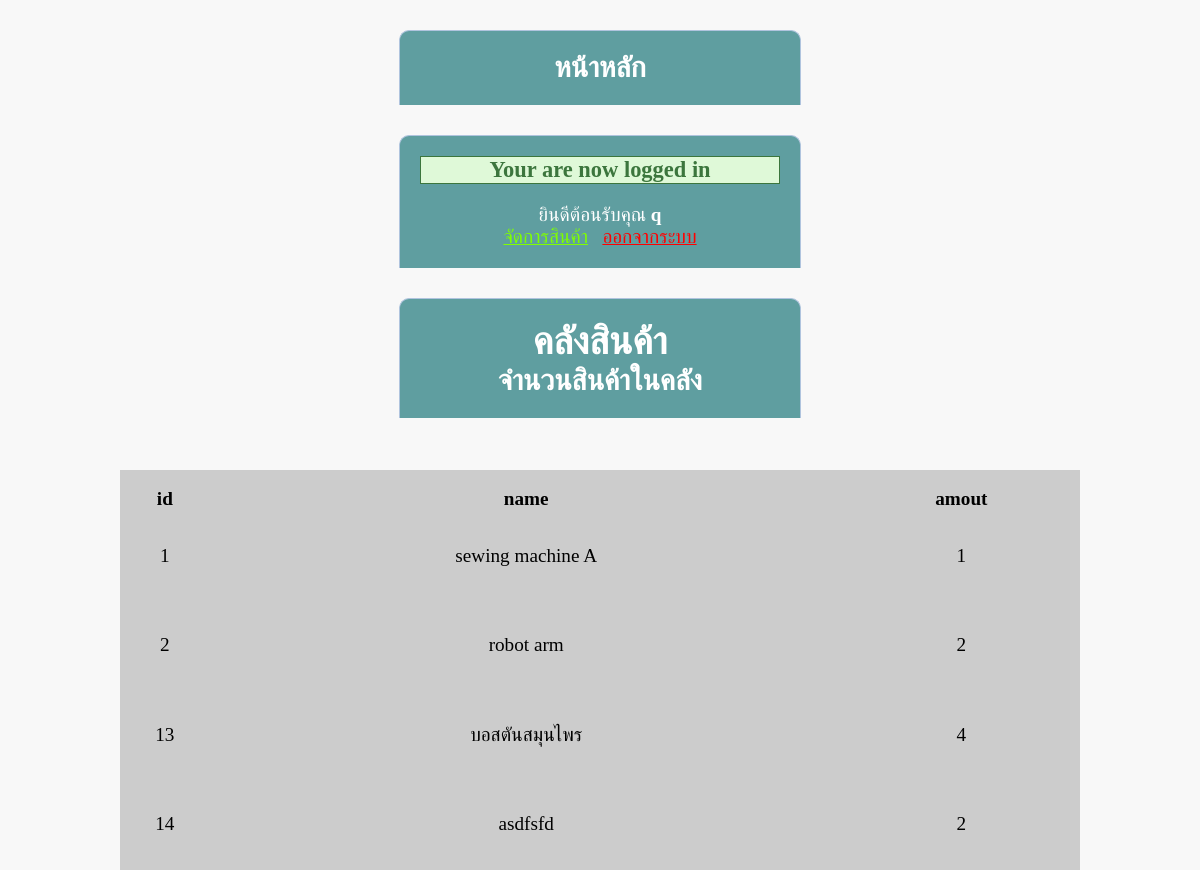
The app's page /index.php (signed in) with its own data.
### tables this page shows
CREATE TABLE `products` (
  `ID` int(100) NOT NULL,
  `name` varchar(20) NOT NULL,
  `amout` int(200) NOT NULL
);

### index.php (the view, shortened to what this page needs)
<!DOCTYPE html>
<html lang="en">
<head>
    <link rel="stylesheet" href="style.css?v=1001">
</head>
<body>
<?php
include 'dbconnect.php';
$query = "SELECT * FROM  products";
$result =mysqli_query($con,$query) or die("error ").mysqli_error($query);
?>
    <div class="header">
        <h2>หน้าหลัก</h2>
    </div>
    <?php if (isset($_SESSION['username'])) : ?>
    <div class="header">
        <?php if (isset($_SESSION['success'])) : ?>
            <div class="success">
                <h3>
                    <?php
                        echo $_SESSION['success'];
                    ?>
                </h3>
            </div>
        <?php endif ?>
            <p>ยินดีต้อนรับคุณ <strong><?php echo $_SESSION['username']; ?></strong></p>
            <p><a href="edit.php" style="color:#7FFF00;">จัดการสินค้า</a>
            &nbsp; <a href="index.php?logout='1'" style="color: red;">ออกจากระบบ</a></p>
        <?php endif ?>
    </div>
    <div class="header">
    <h1>คลังสินค้า </h1>
    <h2 >จำนวนสินค้าในคลัง </h2>
    </div><br>
<table class="homecontent">
    <thead>
        <tr>
            <th>id</th>
            <th>name</th>
            <th>amout</th>
        </tr>
        </thead>
        <tbody>
        <?php foreach ($result as $row) {   ?>
                <tr>
                        <td><?php echo $row['ID']; ?>   </td>
                        <td><?php echo $row['name']; ?>   </td>
                        <td><?php echo $row['amout']; ?>   </td>
                </tr>
                <?php } ?>
        </tbody>
</table>
</body>
</html>

### style.css (style rules this page uses)
* { margin: 0; padding: 0; }
body { font-size: 120%; background: #f8f8f8; }
.header { width: 30%; margin: 30px auto 0px; color: white; background: #5f9ea0; text-align: center; border: 1px solid #b0c4de; border-bottom: none; border-radius: 10px 10px 0px 0px; padding: 20px; }
.homecontent { margin: 30px auto 0px; text-align: center; padding-top: 1rem; width: 80%; background: #ccc; height: 50vh; }
.success { color: #3c763d; background: #dff9d8; border: 1px solid #3c763d; margin-bottom: 20px; }

### records on screen
products: ID "1", name "sewing machine A", amout "1"
products: ID "2", name "robot arm", amout "2"
products: ID "13", name "บอสตันสมุนไพร", amout "4"
products: ID "14", name "asdfsfd", amout "2"

### other values on screen
$_SESSION['success'] "Your are now logged in"
$_SESSION['username'] "q"
